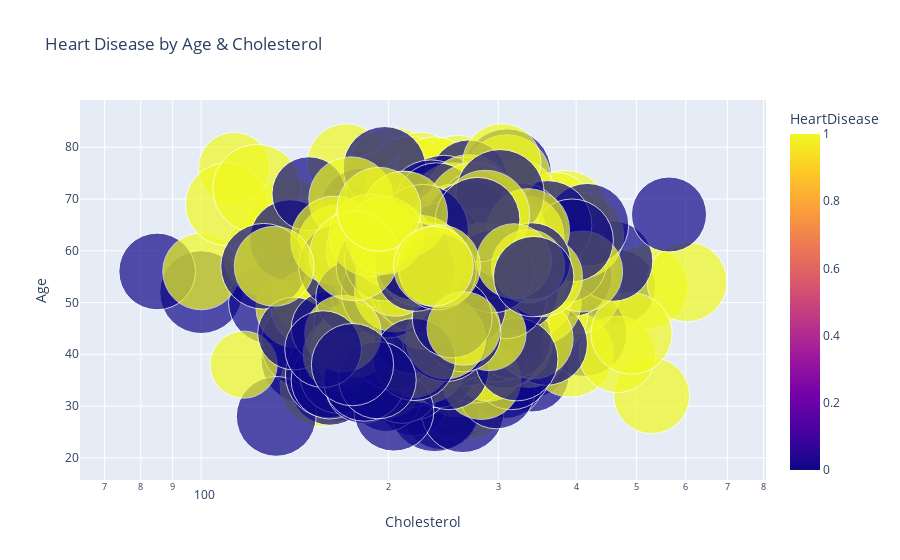

The notebook cell saved with this chart:
### Code cell
fig = px.scatter(df,
                 x="Cholesterol",
                 y="Age",
                 size="RestingBP",
                 color="HeartDisease",
                 hover_name="ChestPainType",
                 log_x=True,
                 size_max=70,
                title="Heart Disease by Age & Cholesterol")
fig.show()

### Figure 1 — Plotly figure (JSON) as saved in the notebook; plotly's stock layout.template omitted (floating-point values rounded to 4 significant figures; data arrays with more than 128 entries replaced by an {"elided": "..."} marker saying what was removed)
{"data": [{"hovertemplate": "<b>%{hovertext}</b><br><br>Cholesterol=%{x}<br>Age=%{y}<br>RestingBP=%{marker.size}<br>HeartDisease=%{marker.color}<extra></extra>", "hovertext": {"elided": "918 str values"}, "legendgroup": "", "marker": {"color": {"elided": "918 int values"}, "coloraxis": "coloraxis", "size": {"elided": "918 int values"}, "sizemode": "area", "sizeref": 0.04082, "symbol": "circle"}, "mode": "markers", "name": "", "orientation": "v", "showlegend": false, "type": "scatter", "x": {"elided": "918 int values"}, "xaxis": "x", "y": {"elided": "918 int values"}, "yaxis": "y"}], "layout": {"coloraxis": {"colorbar": {"title": {"text": "HeartDisease"}}, "colorscale": [[0, "#0d0887"], [0.1111, "#46039f"], [0.2222, "#7201a8"], [0.3333, "#9c179e"], [0.4444, "#bd3786"], [0.5556, "#d8576b"], [0.6667, "#ed7953"], [0.7778, "#fb9f3a"], [0.8889, "#fdca26"], [1, "#f0f921"]]}, "legend": {"itemsizing": "constant", "tracegroupgap": 0}, "title": {"text": "Heart Disease by Age & Cholesterol"}, "xaxis": {"anchor": "y", "domain": [0, 1], "title": {"text": "Cholesterol"}, "type": "log"}, "yaxis": {"anchor": "x", "domain": [0, 1], "title": {"text": "Age"}}}}
